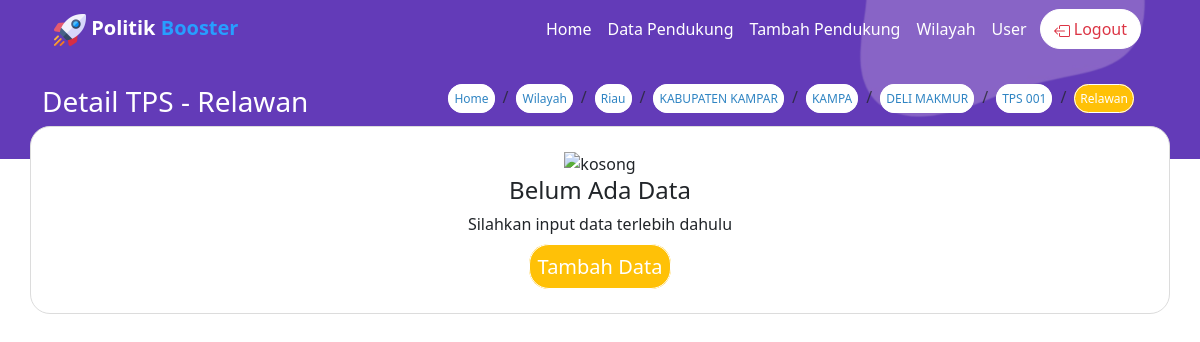
The app's page /index.php?r=tps-detail&code=9903940 (signed in) with its own data.
### tables this page shows
CREATE TABLE `indonesia_cities` (
  `id` bigint(20) UNSIGNED NOT NULL,
  `code` char(4) NOT NULL,
  `province_code` char(2) NOT NULL,
  `name` varchar(255) NOT NULL,
  `stat` varchar(20) DEFAULT NULL,
  `meta` text DEFAULT NULL,
  `created_at` timestamp NULL DEFAULT NULL,
  `updated_at` timestamp NULL DEFAULT NULL
);

CREATE TABLE `indonesia_districts` (
  `id` bigint(20) UNSIGNED NOT NULL,
  `code` char(7) NOT NULL,
  `city_code` char(4) NOT NULL,
  `name` varchar(255) NOT NULL,
  `stat` varchar(20) DEFAULT NULL,
  `meta` text DEFAULT NULL,
  `created_at` timestamp NULL DEFAULT NULL,
  `updated_at` timestamp NULL DEFAULT NULL
);

CREATE TABLE `indonesia_villages` (
  `id` bigint(20) UNSIGNED NOT NULL,
  `code` char(10) NOT NULL,
  `district_code` char(7) NOT NULL,
  `name` varchar(255) NOT NULL,
  `stat` varchar(20) DEFAULT NULL,
  `meta` text DEFAULT NULL,
  `created_at` timestamp NULL DEFAULT NULL,
  `updated_at` timestamp NULL DEFAULT NULL
);

CREATE TABLE `indonesia_tps` (
  `id_tps` int(11) NOT NULL,
  `code_desa` int(11) NOT NULL,
  `nama_tps` varchar(100) NOT NULL,
  `created_at` datetime NOT NULL,
  `id_user` int(11) NOT NULL,
  `hapus` varchar(20) DEFAULT NULL
);

### app/infografis/tpsDetail.php (the view, shortened to what this page needs)
<?php
$pendukung = "SELECT *,  indonesia_cities.name as name_kab, indonesia_provinces.name as name_pro, indonesia_districts.name as name_kec, indonesia_villages.name as name_desa, pendukung3.id as id_pendukung
FROM pendukung3
LEFT JOIN indonesia_cities ON pendukung3.kabupaten=indonesia_cities.code
LEFT JOIN indonesia_provinces ON pendukung3.provinsi=indonesia_provinces.code
LEFT JOIN indonesia_districts ON pendukung3.kecamatan=indonesia_districts.code
LEFT JOIN indonesia_villages ON pendukung3.desa=indonesia_villages.code
WHERE (pendukung3.hapus IS NULL OR pendukung3.hapus = 'False')
AND pendukung3.tps = '" . $_GET['code'] . "'
ORDER BY id_pendukung DESC";
$dbPendukung = mysqli_query($conn, $pendukung);
$dbPendukung2 = mysqli_query($conn, $pendukung);
$modelPendukung = mysqli_fetch_array($dbPendukung2);
if (isset($modelPendukung)) :
    $queryKab = "SELECT *
    FROM `indonesia_cities` as kab
    WHERE kab.code='" . substr($modelPendukung['kabupaten'], 0, 4) . "'";
    $dbKab = mysqli_query($conn, $queryKab);
    $modelKab = mysqli_fetch_array($dbKab);
    $queryKec = "SELECT *
    FROM `indonesia_districts` as kec
    WHERE kec.code='" . substr($modelPendukung['kecamatan'], 0, 6) . "'";
    $dbKec = mysqli_query($conn, $queryKec);
    $modelKec = mysqli_fetch_array($dbKec);
    $queryDesa = "SELECT *
    FROM `indonesia_villages` as desa
    WHERE desa.code='" . substr($modelPendukung['desa'], 0, 11) . "'";
    $dbDesa = mysqli_query($conn, $queryDesa);
    $modelDesa = mysqli_fetch_array($dbDesa);
    $queryTps = "SELECT *
    FROM `indonesia_tps` as tps
    WHERE tps.id_tps='" . substr($_GET['code'], 0, 10) . "'";
    $dbTps = mysqli_query($conn, $queryTps);
    $modelTps = mysqli_fetch_array($dbTps);
?>
    <div class="container con2">
        <div class="row">
            <div class="row">
                <div class="float-start w-auto">
                    <h3>Detail TPS - Relawan</h3>
                </div>
                <div class="float-start w-auto ms-auto" style="z-index: 9;">
                    <nav aria-label="breadcrumb">
                        <ol class="breadcrumb">
                            <li class="breadcrumb-item"><a href="<?= $base_url; ?>?r=home">Home</a></li>
                            <li class="breadcrumb-item active" aria-current="page"><a href="<?= $base_url; ?>?r=infografis-kec&code=<?= substr($modelPendukung['kecamatan'], 0, 6); ?>"><?= $modelKec['name']; ?></a></li>
                            <li class="breadcrumb-item active" aria-current="page"><a href="<?= $base_url; ?>?r=infografis-tps&code=<?= substr($modelPendukung['desa'], 0, 11); ?>"><?= $modelDesa['name']; ?></a></li>
                            <li class="breadcrumb-item active" aria-current="page">
                                <a href="<?= $base_url; ?>?r=infografis-tps&code=<?= substr($modelPendukung['desa'], 0, 11); ?>"><?= $modelTps['nama_tps']; ?></a>
                            </li>
                            <li class="breadcrumb-item bc-active" aria-current="page">
                                <a href="<?= $base_url; ?>?r=infografis-tps&code=<?= substr($modelPendukung['desa'], 0, 11); ?>">Relawan</a>
                            </li>
                        </ol>
                    </nav>
                </div>
            </div>
            <div class="table-responsive">
                <table id="example1" class="table table-bordered table-striped col-12 col-lg-12">
                    <tr>
                        <th>No</th>
                        <th>Nama</th>
                        <th>NIK</th>
                        <th>No HP</th>
                        <th>Jenis Kelamin</th>
                        <th>Kabupaten</th>
                        <th>Kecamatan</th>
                        <th>Desa</th>
                        <th>KTP</th>
                    </tr>
                    <?php
                    $x = 1;
                    while ($row = mysqli_fetch_array($dbPendukung)) {
                    ?>
                        <tr>
                            <td><?php echo $x++ ?></td>
                            <td><?php echo $row['nama'] ?></td>
                            <td><?php echo $row['nik'] ?></td>
                            <td><?php echo $row['no_hp'] ?></td>
                            <td><?php echo $row['jenis_kelamin'] ?></td>
                            <td><?php echo $row['name_kab'] ?></td>
                            <td><?php echo $row['name_kec'] ?></td>
                            <td><?php echo $row['name_desa'] ?></td>
                            <td><?php echo "<img src='../images/$row[ktp]' width='90' height='70' alt='KTP' />"; ?></td>
                        </tr>
                    <?php } ?>
                </table>
            </div>
        </div>
    </div>
<?php
else :
    $queryKab = "SELECT *
    FROM `indonesia_tps` as tps
    WHERE id_tps='" . $_GET['code'] . "'";
    $dbKab = mysqli_query($conn, $queryKab);
    $modelPendukung = mysqli_fetch_array($dbKab);
    $queryKab = "SELECT *
    FROM `indonesia_cities` as kab
    WHERE kab.code='" . substr($modelPendukung['code_desa'], 0, 4) . "'";
    $dbKab = mysqli_query($conn, $queryKab);
    $modelKab = mysqli_fetch_array($dbKab);
    $queryKec = "SELECT *
    FROM `indonesia_districts` as kec
    WHERE kec.code='" . substr($modelPendukung['code_desa'], 0, 6) . "'";
    $dbKec = mysqli_query($conn, $queryKec);
    $modelKec = mysqli_fetch_array($dbKec);
    $queryDesa = "SELECT *
    FROM `indonesia_villages` as desa
    WHERE desa.code='" . substr($modelPendukung['code_desa'], 0, 11) . "'";
    $dbDesa = mysqli_query($conn, $queryDesa);
    $modelDesa = mysqli_fetch_array($dbDesa);
    $modelTps = $modelPendukung;
?>
    <div class="container con2">
        <div class="row">
            <div class="row">
                <div class="float-start w-auto">
                    <h3>Detail TPS - Relawan</h3>
                </div>
                <div class="float-start w-auto ms-auto" style="z-index: 9;">
                    <nav aria-label="breadcrumb">
                        <ol class="breadcrumb">
                            <li class="breadcrumb-item"><a href="<?= $base_url; ?>?r=home">Home</a></li>
                            <li class="breadcrumb-item active" aria-current="page"><a href='#'>Wilayah</a></li>
                            <li class="breadcrumb-item active" aria-current="page"><a href="<?= $base_url; ?>?r=infografis">Riau</a></li>
                            <li class="breadcrumb-item active" aria-current="page"><a href="<?= $base_url; ?>?r=infografis-kab&code=<?= substr($modelPendukung['code_desa'], 0, 4); ?>"><?= $modelKab['name']; ?></a></li>
                            <li class="breadcrumb-item active" aria-current="page"><a href="<?= $base_url; ?>?r=infografis-kec&code=<?= substr($modelPendukung['code_desa'], 0, 6); ?>"><?= $modelKec['name']; ?></a></li>
                            <li class="breadcrumb-item active" aria-current="page"><a href="<?= $base_url; ?>?r=infografis-tps&code=<?= substr($modelPendukung['code_desa'], 0, 11); ?>"><?= $modelDesa['name']; ?></a></li>
                            <li class="breadcrumb-item active" aria-current="page">
                                <a href="<?= $base_url; ?>?r=infografis-tps&code=<?= substr($modelPendukung['code_desa'], 0, 11); ?>"><?= $modelTps['nama_tps']; ?></a>
                            </li>
                            <li class="breadcrumb-item bc-active" aria-current="page">
                                <a href="<?= $base_url; ?>?r=infografis-tps&code=<?= substr($modelPendukung['code_desa'], 0, 11); ?>">Relawan</a>
                            </li>
                        </ol>
                    </nav>
                </div>
            </div>
            <div class="table-responsive text-center">
            <img src="https://i.pinimg.com/564x/cc/89/95/cc8995093a664839d22b5c4bef40424b.jpg" alt="kosong" width="30%">
                <h4>Belum Ada Data</h4>
                <p>Silahkan input data terlebih dahulu</p>
                <div class="breadcrumb-item bc-active mb-2">
                    <a href="<?= $base_url ?>?r=tambah-pendukung" class="fs-5 p-2 mb-2">Tambah Data</a>
                </div>
            </div>
        </div>
    </div>
<?php
endif;
?>

### layout/header.php (style rules this page uses)
.con2 { margin-top: -80px; }
.breadcrumb-item a { font-size: 12px; background: #FFFFFF; color: #3085C3; text-decoration: none; padding: 5px; border: 1px solid #FFFFFF; border-radius: 20px; }
.table-responsive { background: #FFFFFF; border: 0.5px solid gainsboro; border-radius: 20px; padding: 2%; }
h3 { color: #FFFFFF; }
.bc-active a { background: #ffc107; color: #FFFFFF; font-weight: 500; }

### records on screen
indonesia_cities: name "KABUPATEN KAMPAR"
indonesia_districts: name "KAMPA"
indonesia_villages: name "DELI MAKMUR"
indonesia_tps: nama_tps "TPS 001"
